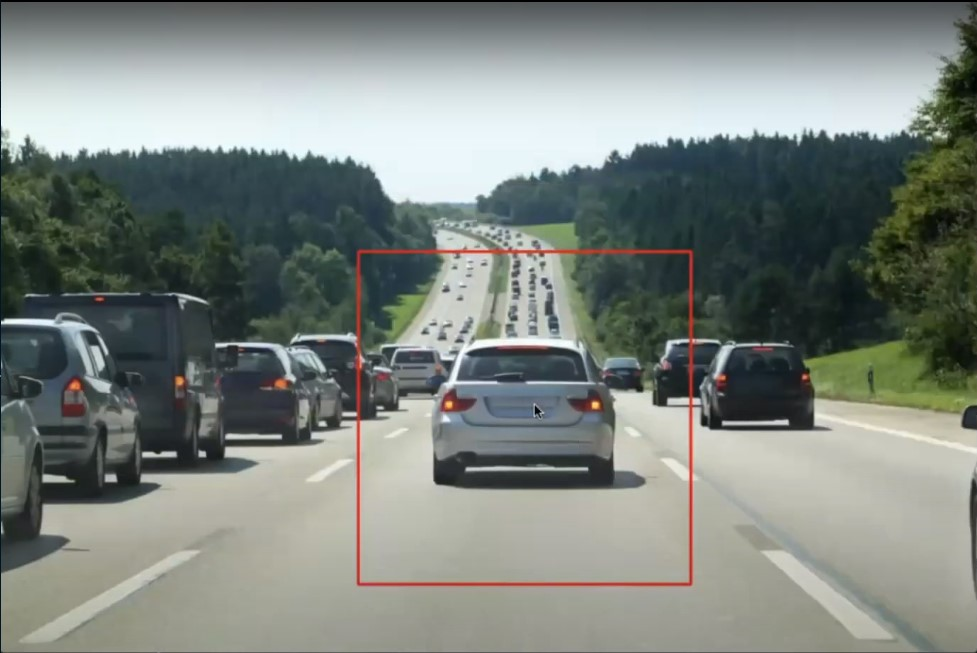
#> input picture My First AI !/Car & Pedestrian Tracker.py/C1.jpg, 977 x 653 px, found by its file name
$ python 'The Car & Pedestrian Tracker App.py'
#> lines starting #> are read from the running program, lines starting #| are printed output that depends on the picture; after the words box and inside, x2 and y2 are one past the last pixel; in counts of white or black regions, pixels touching at a corner belong together
# 1. Import OpenCV.
import cv2

# 2. Import our pre-trained car classifier << Downloaded from GitHub >>. (I had to ad the whole path for it to work)
trained_car_file = 'D:\Escritorio\Programming\My First AI !\Car & Pedestrian Tracker.py\haarcascade_car_detector.xml'

# 2.1. Create or car classifier:
car_tracker = cv2.CascadeClassifier(trained_car_file )

# 3. Import a image of a car.
img_file = 'D:\Escritorio\Programming\My First AI !\Car & Pedestrian Tracker.py\C1.jpg'

# 3.1. Create a OpenCV image (So it can work with it) << It reads all the pixels data of the image file as a multidimentional array >>:
img = cv2.imread(img_file)
#> img is the input picture: shape (653, 977, 3); mean B, G, R 126.8, 132.4, 125.6

# 4. Convert the image to grayscale (needed for haar cascade)
grayscaled_image = cv2.cvtColor(img, cv2.COLOR_BGR2GRAY)
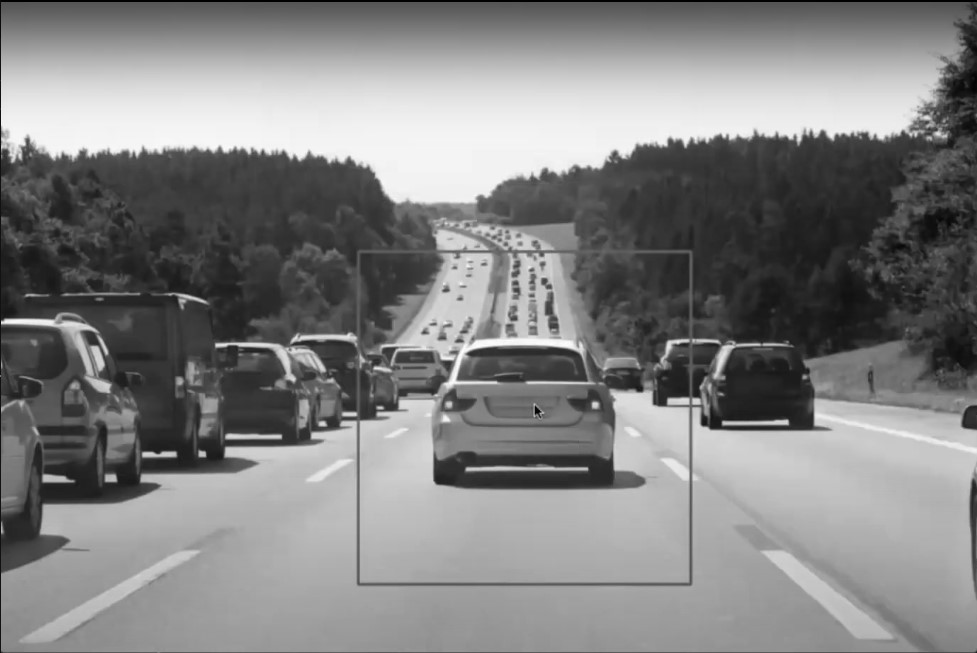
#> grayscaled_image: shape (653, 977); min 0, max 254, mean 129.7

# 5. Detect cars (Aplly the classifier to the grayscaled image, no matter the size of the car)
cars = car_tracker.detectMultiScale(grayscaled_image)
#> cars = [[41, 424, 35, 35], [57, 426, 32, 32], [668, 288, 176, 176], [373, 283, 294, 294]]

print(cars)
#| [[ 41 424  35  35]
#|  [ 57 426  32  32]
#|  [668 288 176 176]
#|  [373 283 294 294]]
# This prints the location of the car with square/rectangle coordinates.

# 6.  Draw rectangles around the cars:
for (x, y, w, h) in cars:
    cv2.rectangle(img, (x, y), (x+w, y+h), (0,0,255), 3)
#> this loop made 4 passes
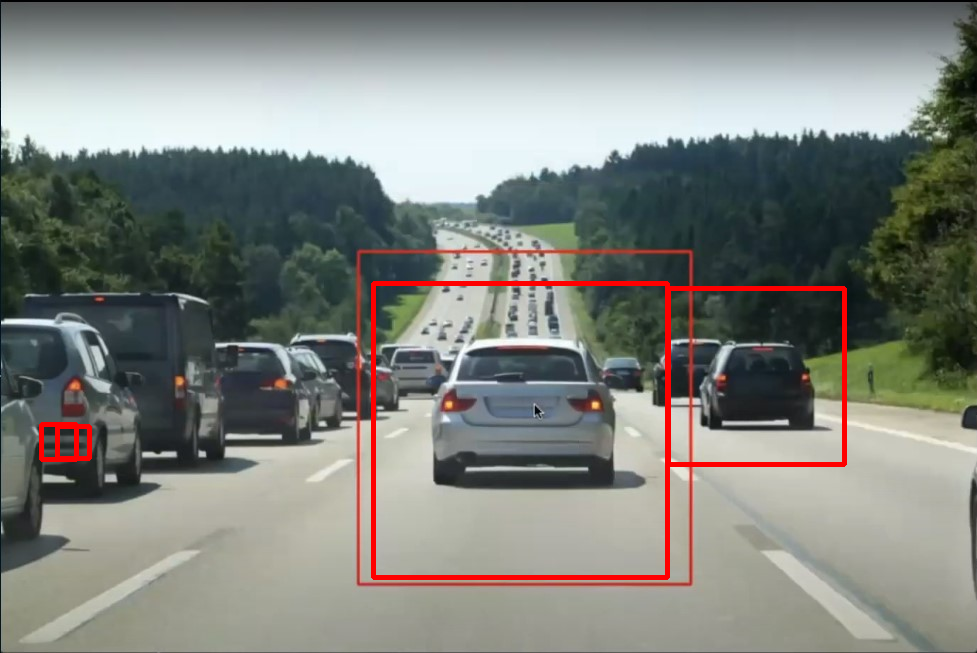
#> img: shape (653, 977, 3); 1.54% of pixels changed, all inside (x1, y1, x2, y2) = (39, 281, 847, 580)


# 7. Display the image:
cv2.imshow('Image Car Detector', img)

# Don't autoclose (Wait for a key press)
cv2.waitKey()


print('Code Completed')
